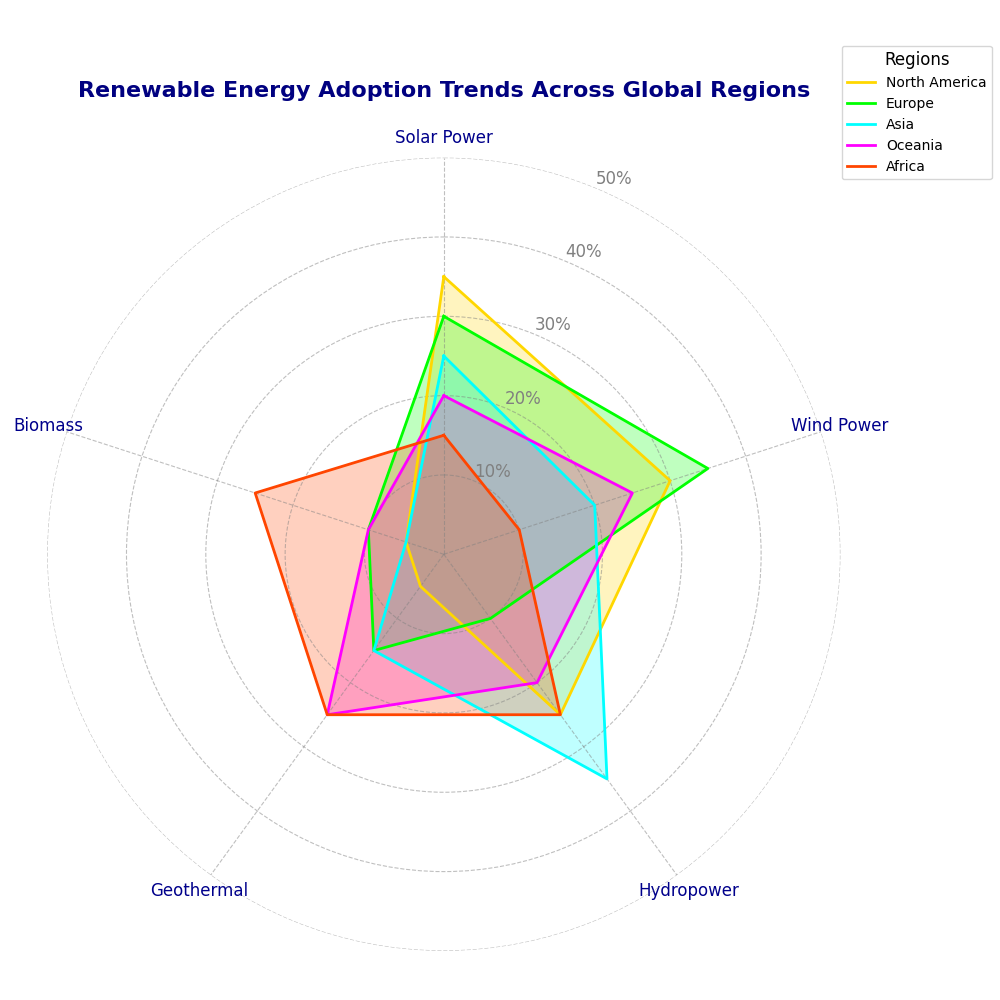

Reproduce this figure in Python.
import numpy as np
import matplotlib.pyplot as plt

sectors = ['Solar Power', 'Wind Power', 'Hydropower', 'Geothermal', 'Biomass']
regions = ['North America', 'Europe', 'Asia', 'Oceania', 'Africa']

# Manually shuffled and altered scores to give appearance of randomness
data = {
    'North America': [35, 30, 25, 5, 5],
    'Europe': [30, 35, 10, 15, 10],
    'Asia': [25, 20, 35, 15, 5],
    'Oceania': [20, 25, 20, 25, 10],
    'Africa': [15, 10, 25, 25, 25]
}

data_array = np.array([data[region] for region in regions])

def create_radar_chart(sectors, data, title, region_colors):
    num_vars = len(sectors)
    angles = np.linspace(0, 2 * np.pi, num_vars, endpoint=False).tolist()
    angles += angles[:1]

    fig, ax = plt.subplots(figsize=(10, 10), subplot_kw=dict(polar=True))
    ax.set_theta_offset(np.pi / 2)
    ax.set_theta_direction(-1)
    ax.set_xticks(angles[:-1])
    ax.set_xticklabels(sectors, fontsize=12, color='darkblue')

    for idx, (region, values) in enumerate(data.items()):
        values += values[:1]
        ax.plot(angles, values, linewidth=2, linestyle='solid', label=region, color=region_colors[idx])
        ax.fill(angles, values, color=region_colors[idx], alpha=0.25)

    plt.title(title, size=16, weight='bold', color='navy', va='bottom', pad=20)
    plt.legend(loc='upper right', bbox_to_anchor=(1.2, 1.15), fontsize=10, title="Regions", title_fontsize=12)
    ax.yaxis.grid(True, color='gray', linestyle='--', alpha=0.5)
    ax.xaxis.grid(True, color='gray', linestyle='--', alpha=0.5)
    ax.set_yticks([10, 20, 30, 40, 50])
    ax.set_yticklabels(['10%', '20%', '30%', '40%', '50%'], color='gray', size=12)
    ax.spines['polar'].set_visible(False)
    plt.tight_layout()
    plt.show()

region_colors = ['#FFD700', '#00FF00', '#00FFFF', '#FF00FF', '#FF4500']
title = "Renewable Energy Adoption Trends Across Global Regions"
create_radar_chart(sectors, data, title, region_colors)
